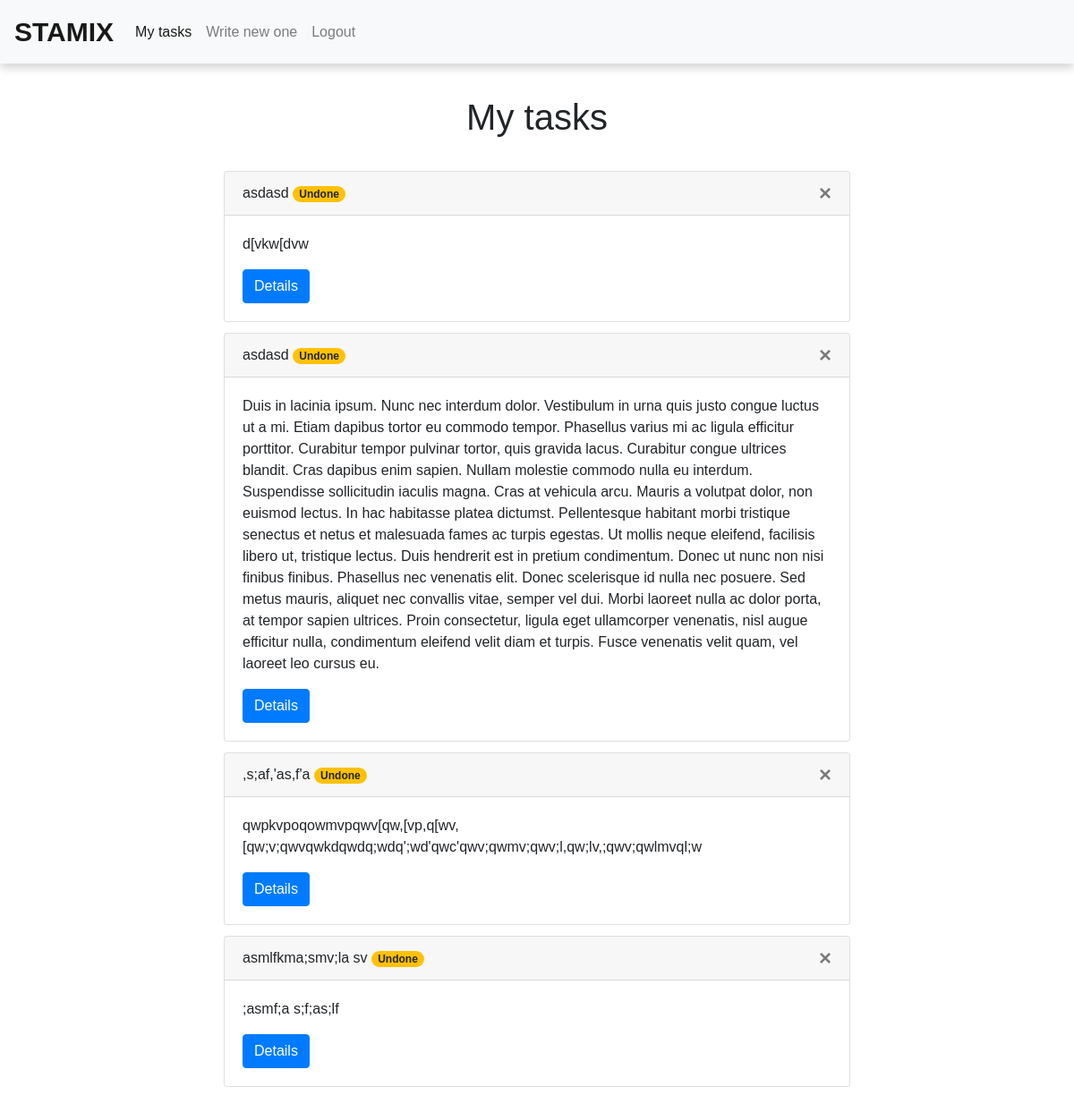
Screenshot of / (signed in) with the database file from the repository.
### main/models.py (models this page shows, shortened)
class Task(models.Model):
    STATUS_CHOICES = (
                    ('Done', 'Done'),
                    ('Undone', 'Undone')
                    )
    user = models.ForeignKey(User, on_delete=models.CASCADE, null=True, blank=True)
    title = models.CharField('Name', max_length=60)
    task = models.TextField('Description')
    publish = models.DateTimeField(default=timezone.now)
    status = models.CharField(max_length=10, choices=STATUS_CHOICES, default='Undone')
    class Meta:
        verbose_name = 'TASK'
        verbose_name_plural = 'TASKS'

### main/views.py (the view)
# urls.py: path('', views.index, name='index'),
@login_required
def index(request):
    tasks = Task.objects.filter(user=request.user.id).order_by('-id')
    return render(request, 'main/index.html', {'title': 'My tasks', 'tasks': tasks})

### main/templates/main/index.html (shortened to what this page needs)
{% extends "main/base.html" %}
{% block href%}
<li class="nav-item active">
  <a class="nav-link" href="{% url 'index' %}">My tasks<span class="sr-only">(current)</span></a>
</li>
<li class="nav-item">
  <a class="nav-link" href="{% url 'new_task' %}">Write new one</a>
</li>
{% endblock %}
{% block list %}
  {% if tasks %}
  <div style="max-width: 70%; margin: 3% 15% 3% 15%;">
    <h1 style="text-align: center;">My tasks</h1>
  </div>
    <div style="margin-bottom: 3%;">
      {% for el in tasks %}
      <div class="outer">
        <div class="card" style="width: 100%; max-width: 700px; margin: 1% auto;">
          <div class="card-header">
            {% if el.status == 'Done' %}
            <s>{{ el.title }}</s>
            <span class="badge badge-pill badge-success">{{ el.status }}</span>
            {% else %}
            {{ el.title }}
            <span class="badge badge-pill badge-warning">{{ el.status }}</span>
            {% endif %}
            <a href="delete/{{ el.id }}">
              <button type="button" class="close">
                <form method="post" action="">
                  &times;
                </form>
              </button>
            </a>
          </div>
          <div class="card-body">
            {% if el.status == 'Done' %}
              <p class="card-text"><s>{{ el.task }}</s></p>
              <a href="{% url 'task_detail' pk=el.pk %}" class="btn btn-primary">Details</a>
            {% else %}
              <p class="card-text">{{ el.task }}</p>
              <a href="{% url 'task_detail' pk=el.pk %}" class="btn btn-primary">Details</a>
            {% endif %}
          </div>
        </div>
      {% endfor %}
    </div>
  {% else %}
    <div style="text-align: center; justify-content: center;">
      <div class="alert alert-danger" role="alert">
        Sorry, no tasks yet...
      </div>
    </div>
  {% endif %}
{% endblock %}

### rows the page displays
Task: title "asdasd", status "Undone", task "d[vkw[dvw"
Task: title "asdasd", status "Undone", task "Duis in lacinia ipsum. Nunc nec interdum dolor. Vestibulum in urna quis justo congue luctus ut a mi. Etiam dapibus tortor eu commodo tempor. Phasellus varius mi ac ligula efficitur porttitor. Curabitur tempor pulvinar tortor, quis gravida lacus. Curabitur congue ultrices blandit. Cras dapibus enim sapien. Nullam molestie commodo nulla eu interdum. Suspendisse sollicitudin iaculis magna. Cras at vehicula arcu. Mauris a volutpat dolor, non euismod lectus. In hac habitasse platea dictumst. Pellentesque habitant morbi tristique senectus et netus et malesuada fames ac turpis egestas. Ut mollis neque eleifend, facilisis libero ut, tristique lectus. Duis hendrerit est in pretium condimentum. Donec…"
Task: title ",s;af,'as,f'a", status "Undone", task "qwpkvpoqowmvpqwv[qw,[vp,q[wv,[qw;v;qwvqwkdqwdq;wdq';wd'qwc'qwv;qwmv;qwv;l,qw;lv,;qwv;qwlmvql;w"
Task: title "asmlfkma;smv;la sv", status "Undone", task ";asmf;a s;f;as;lf"
